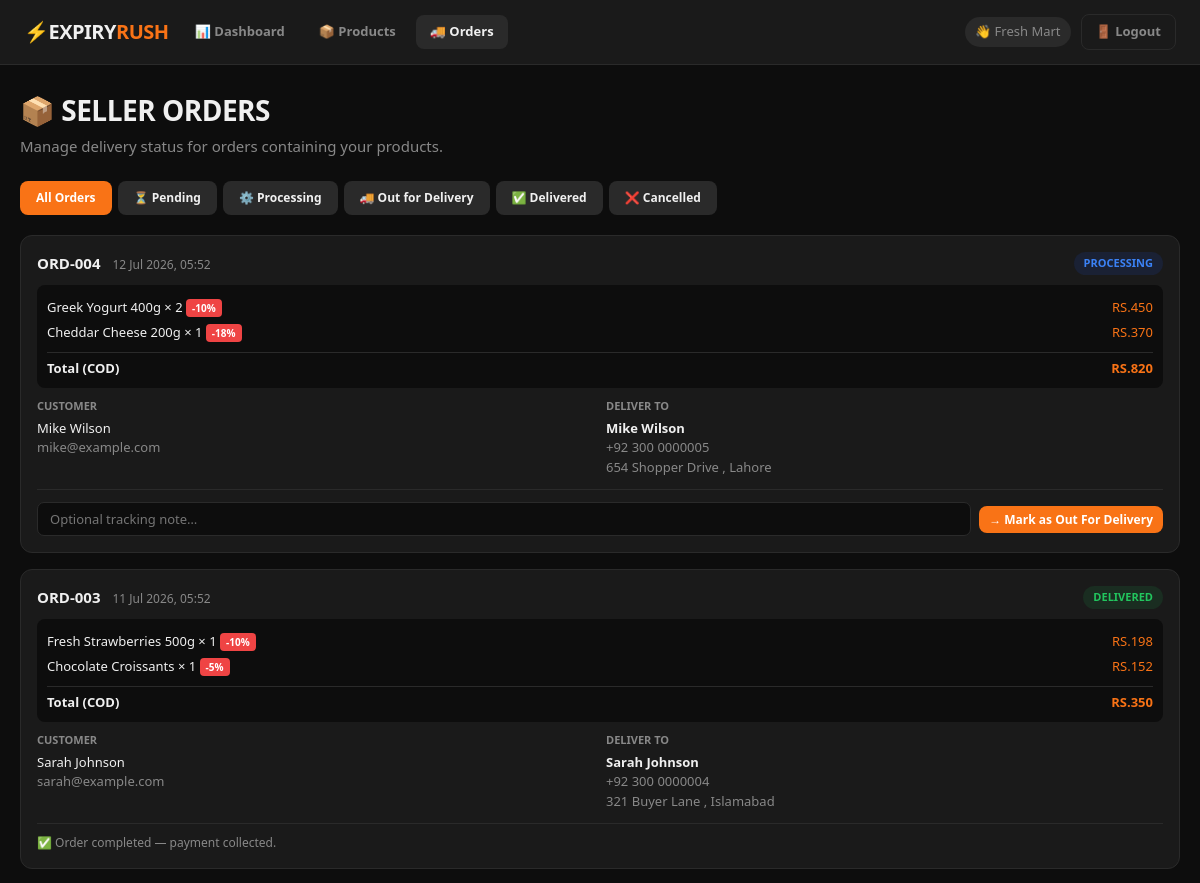
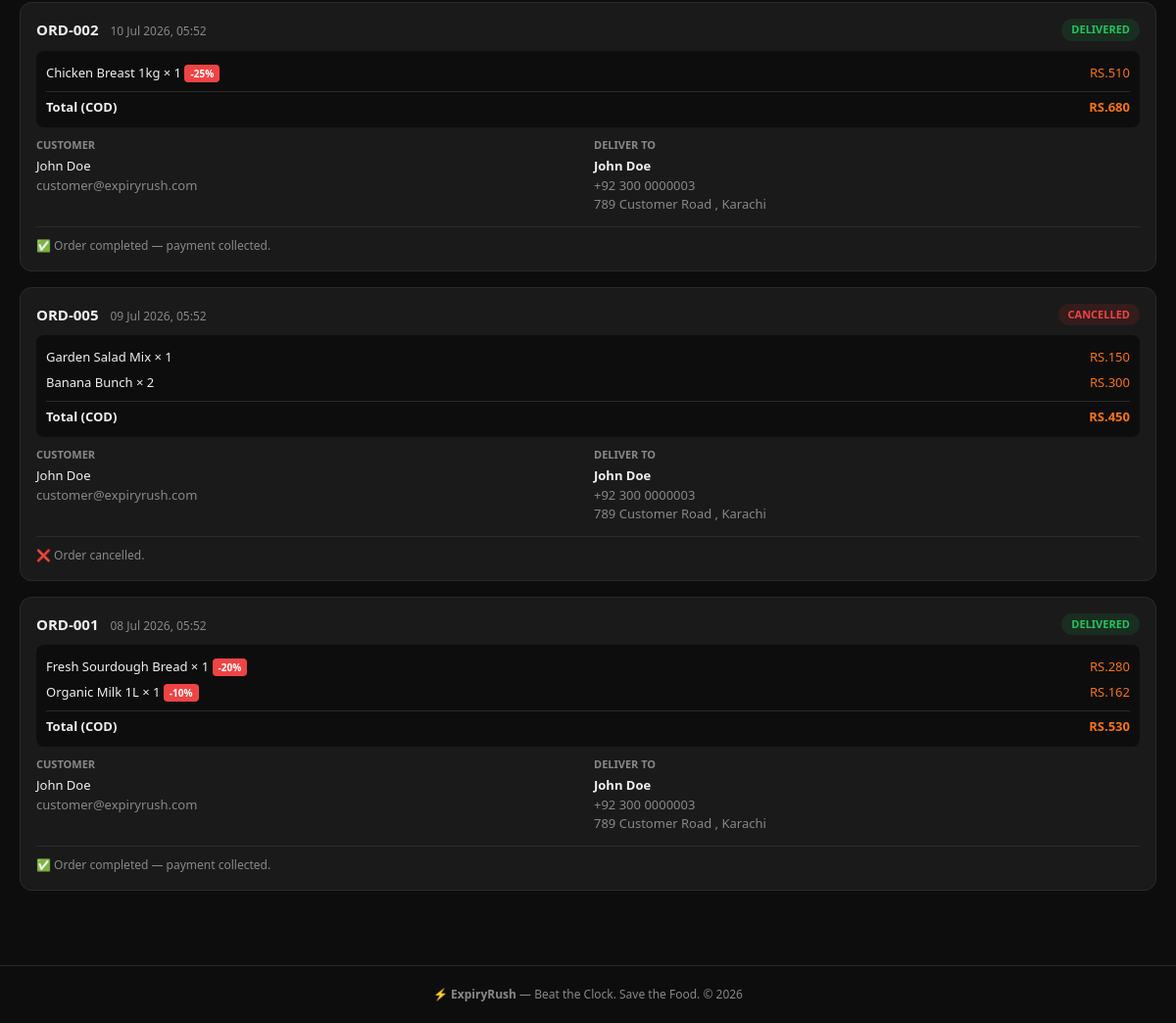
/seller_orders.php (signed in), run on the app's committed database (2 pictures, top to bottom).
### tables this page shows
CREATE TABLE orders (
    id               INT AUTO_INCREMENT PRIMARY KEY,
    customer_id      INT           NOT NULL,
    total_amount     DECIMAL(10,2) NOT NULL,
    status           ENUM('pending','processing','out_for_delivery','delivered','cancelled')
                     NOT NULL DEFAULT 'pending',
    delivery_name    VARCHAR(100)  NOT NULL DEFAULT '',
    delivery_phone   VARCHAR(20)   NOT NULL DEFAULT '',
    delivery_address VARCHAR(255)  NOT NULL DEFAULT '',
    delivery_city    VARCHAR(100)  NOT NULL DEFAULT '',
    notes            TEXT,
    created_at       DATETIME      DEFAULT NOW(),
    FOREIGN KEY (customer_id) REFERENCES users(id)
);

CREATE TABLE order_items (
    id           INT AUTO_INCREMENT PRIMARY KEY,
    order_id     INT           NOT NULL,
    product_id   INT           NOT NULL,
    product_name VARCHAR(200)  NOT NULL DEFAULT '',
    quantity     INT           NOT NULL DEFAULT 1,
    unit_price   DECIMAL(10,2) NOT NULL,
    discount_pct DECIMAL(5,2)  DEFAULT 0,
    FOREIGN KEY (order_id)   REFERENCES orders(id),
    FOREIGN KEY (product_id) REFERENCES products(id)
);

CREATE TABLE users (
    id         INT AUTO_INCREMENT PRIMARY KEY,
    name       VARCHAR(100)  NOT NULL,
    email      VARCHAR(150)  NOT NULL UNIQUE,
    password   VARCHAR(255)  NOT NULL,
    role       ENUM('customer','seller','admin') NOT NULL DEFAULT 'customer',
    phone      VARCHAR(20),
    address    TEXT,
    is_active  TINYINT(1)    NOT NULL DEFAULT 1,
    created_at DATETIME      DEFAULT NOW()
);

### helpers.php (called while the page is built, shortened)
<?php
function currentUserId(): int {
    return (int)($_SESSION['user_id'] ?? 0);
}

### db.php (called while the page is built, shortened)
<?php
if (!function_exists('e')) {
    function e(string $str = ''): string {
        return htmlspecialchars($str, ENT_QUOTES, 'UTF-8');
    }
}

### seller_orders.php (the view, shortened to what this page needs)
<?php
require_once __DIR__ . '/db.php';
require_once __DIR__ . '/helpers.php';
$uid = currentUserId();
$filterStatus = $_GET['status'] ?? 'all';
$whereStatus = '';
$orders = $conn->query("
    SELECT DISTINCT
           o.id, o.total_amount, o.status, o.created_at,
           o.delivery_name, o.delivery_phone, o.delivery_address, o.delivery_city, o.notes,
           u.name AS customer_name,
           u.email AS customer_email
    FROM   orders o
    JOIN   order_items oi ON oi.order_id = o.id
    JOIN   products p ON oi.product_id = p.id
    JOIN   users u ON o.customer_id = u.id
    WHERE  p.seller_id = {$uid} {$whereStatus}
    ORDER  BY o.created_at DESC
");
$statusOptions = [
    'all' => 'All Orders',
    'pending' => '⏳ Pending',
    'processing' => '⚙️ Processing',
    'out_for_delivery' => '🚚 Out for Delivery',
    'delivered' => '✅ Delivered',
    'cancelled' => '❌ Cancelled',
];
$nextStatus = [
    'pending' => 'processing',
    'processing' => 'out_for_delivery',
    'out_for_delivery' => 'delivered',
];
require_once __DIR__ . '/header.php';
?>
<div class="page-header">
    <h1>📦 SELLER ORDERS</h1>
    <p>Manage delivery status for orders containing your products.</p>
</div>
<div style="display:flex;gap:6px;flex-wrap:wrap;margin-bottom:20px;">
    <?php foreach ($statusOptions as $val => $label): ?>
    <a href="seller_orders.php?status=<?= $val ?>"
       class="btn <?= $filterStatus === $val ? 'btn-primary' : 'btn-secondary' ?>"
       style="font-size:12px;">
        <?= $label ?>
    </a>
    <?php endforeach; ?>
</div>
<?php if (!$orders || $orders->num_rows === 0): ?>
<div class="empty-state">
    <div class="big">📋</div>
    <p>No orders found<?= $filterStatus !== 'all' ? ' with this status' : '' ?>.</p>
</div>
<?php else: while ($o = $orders->fetch_assoc()):
    $next = $nextStatus[$o['status']] ?? null;
    $itemsQ = $conn->prepare("
        SELECT oi.product_name, oi.quantity, oi.unit_price, oi.discount_pct
        FROM   order_items oi
        JOIN   products p ON oi.product_id = p.id
        WHERE  oi.order_id = ? AND p.seller_id = ?
    ");
    $itemsQ->bind_param('ii', $o['id'], $uid);
    $itemsQ->execute();
    $itemsRes = $itemsQ->get_result();
?>
<div class="order-card" style="margin-bottom:16px;">
    <div class="order-header">
        <div>
            <span class="order-id">ORD-<?= str_pad($o['id'], 3, '0', STR_PAD_LEFT) ?></span>
            <span style="font-size:12px;color:var(--muted);margin-left:8px;">
                <?= date('d M Y, H:i', strtotime($o['created_at'])) ?>
            </span>
        </div>
        <span class="status-badge status-<?= str_replace('_', '-', e($o['status'])) ?>">
            <?= ucwords(str_replace('_', ' ', $o['status'])) ?>
        </span>
    </div>
    <div style="margin:10px 0;padding:10px;background:var(--bg);border-radius:8px;font-size:13px;">
        <?php while ($it = $itemsRes->fetch_assoc()): ?>
        <div style="display:flex;justify-content:space-between;padding:3px 0;">
            <span>
                <?= e($it['product_name']) ?> × <?= (int)$it['quantity'] ?>
                <?php if ($it['discount_pct'] > 0): ?>
                <span class="disc-badge" style="font-size:10px;vertical-align:middle;">
                    -<?= (int)$it['discount_pct'] ?>%
                </span>
                <?php endif; ?>
            </span>
            <span style="color:var(--orange);">
                RS.<?= number_format($it['unit_price'] * $it['quantity'], 0) ?>
            </span>
        </div>
        <?php endwhile; ?>
        <div style="border-top:1px solid var(--border);margin-top:6px;padding-top:6px;
                    font-weight:800;display:flex;justify-content:space-between;">
            <span>Total (COD)</span>
            <span style="color:var(--orange);">RS.<?= number_format($o['total_amount'], 0) ?></span>
        </div>
    </div>
    <div style="display:grid;grid-template-columns:1fr 1fr;gap:12px;
                font-size:13px;margin-bottom:12px;">
        <div>
            <div style="font-size:11px;color:var(--muted);font-weight:700;
                        text-transform:uppercase;margin-bottom:4px;">Customer</div>
            <div><?= e($o['customer_name']) ?></div>
            <div style="color:var(--muted);"><?= e($o['customer_email']) ?></div>
        </div>
        <div>
            <div style="font-size:11px;color:var(--muted);font-weight:700;
                        text-transform:uppercase;margin-bottom:4px;">Deliver To</div>
            <div style="font-weight:700;"><?= e($o['delivery_name']) ?></div>
            <div style="color:var(--muted);"><?= e($o['delivery_phone']) ?></div>
            <div style="color:var(--muted);">
                <?= e($o['delivery_address']) ?>
                <?= $o['delivery_city'] ? ', ' . e($o['delivery_city']) : '' ?>
            </div>
        </div>
    </div>
    <?php if ($o['status'] !== 'delivered' && $o['status'] !== 'cancelled'): ?>
    <div style="padding-top:12px;border-top:1px solid var(--border);">
        <form method="POST" action="seller_orders.php"
              style="display:flex;gap:8px;align-items:center;flex-wrap:wrap;">
            <input type="text" name="note"
                   placeholder="Optional tracking note…"
                   style="flex:1;min-width:160px;padding:7px 12px;font-size:13px;
                          border-radius:7px;background:var(--bg);
                          border:1px solid var(--border);color:var(--text);">
            <?php if ($next): ?>
            <button type="submit" name="new_status" value="<?= $next ?>"
                    class="btn btn-primary btn-sm"
                    onclick="return confirm('Mark as <?= ucwords(str_replace('_', ' ', $next)) ?>?')">
                → Mark as <?= ucwords(str_replace('_', ' ', $next)) ?>
            </button>
            <?php endif; ?>
        </form>
    </div>
    <?php else: ?>
    <div style="padding-top:10px;font-size:12px;color:var(--muted);
                border-top:1px solid var(--border);">
        <?= $o['status'] === 'delivered' ? '✅ Order completed — payment collected.' : '❌ Order cancelled.' ?>
    </div>
    <?php endif; ?>
</div>
<?php endwhile; endif; ?>
<?php require_once __DIR__ . '/footer.php'; ?>

### style.css (style rules this page uses)
:root { --bg: #0d0d0d; --card: #1a1a1a; --border: #2a2a2a; --text: #f0f0f0; --muted: #888; --orange: #f97316; --red: #ef4444; --green: #22c55e; --yellow: #eab308; --blue: #3b82f6; --radius: 12px; --shadow: 0 4px 20px rgba(0,0,0,.4); }
*, *::before, *::after { box-sizing: border-box; margin: 0; padding: 0; }
body { background: var(--bg); color: var(--text); font-family: 'Segoe UI', system-ui, sans-serif; font-size: 15px; line-height: 1.5; min-height: 100vh; }
.page-header { margin-bottom: 24px; }
.page-header h1 { font-size: 28px; font-weight: 900; letter-spacing: -0.5px; }
.page-header p { color: var(--muted); margin-top: 4px; }
.btn { display: inline-block; padding: 8px 16px; border-radius: 8px; border: none; cursor: pointer; font-size: 13px; font-weight: 700; text-decoration: none; transition: opacity .2s, transform .1s; font-family: inherit; }
.btn-primary { background: var(--orange); color: #fff; }
.btn-secondary { background: var(--border); color: var(--text); }
.btn-sm { padding: 5px 10px; font-size: 12px; }
.disc-badge { background: var(--red); color: #fff; font-size: 11px; font-weight: 800; padding: 2px 6px; border-radius: 4px; }
.order-card { background: var(--card); border: 1px solid var(--border); border-radius: var(--radius); padding: 16px; margin-bottom: 12px; }
.order-header { display: flex; justify-content: space-between; align-items: center; margin-bottom: 8px; }
.order-id { font-weight: 800; font-size: 15px; }
.status-badge { font-size: 11px; font-weight: 700; padding: 3px 10px; border-radius: 999px; text-transform: uppercase; }
.status-cancelled { background: #dc262622; color: var(--red); }
input[type=text], input[type=email], input[type=password], input[type=number], input[type=datetime-local], select, textarea { width: 100%; padding: 10px 14px; background: var(--bg); border: 1px solid var(--border); border-radius: 8px; color: var(--text); font-family: inherit; font-size: 14px; transition: border-color .2s; }
.status-processing { background: #1d4ed822; color: var(--blue); }
.status-delivered { background: #16a34a22; color: var(--green); }

### data on the page
orders: id "004", created_at "12 Jul 2026, 05:52", status "PROCESSING", total_amount "820", customer.name "Mike Wilson", customer.email "mike@example.com", delivery_name "Mike Wilson", delivery_phone "+92 300 0000005", delivery_address "654 Shopper Drive", delivery_city "Lahore", status "Out For Delivery"
order_items: product_name "Greek Yogurt 400g", quantity "2", discount_pct "10", $it['unit_price'] * $it['quantity'] "450"
order_items: product_name "Cheddar Cheese 200g", quantity "1", discount_pct "18", $it['unit_price'] * $it['quantity'] "370"
orders: id "003", created_at "11 Jul 2026, 05:52", status "DELIVERED", total_amount "350", customer.name "Sarah Johnson", customer.email "sarah@example.com", delivery_name "Sarah Johnson", delivery_phone "+92 300 0000004", delivery_address "321 Buyer Lane", delivery_city "Islamabad", shows "✅ Order completed — payment collected."
order_items: product_name "Fresh Strawberries 500g", quantity "1", discount_pct "10", $it['unit_price'] * $it['quantity'] "198"
order_items: product_name "Chocolate Croissants", quantity "1", discount_pct "5", $it['unit_price'] * $it['quantity'] "152"
orders: id "002", created_at "10 Jul 2026, 05:52", status "DELIVERED", total_amount "680", customer.name "John Doe", customer.email "customer@expiryrush.com", delivery_name "John Doe", delivery_phone "+92 300 0000003", delivery_address "789 Customer Road", delivery_city "Karachi", shows "✅ Order completed — payment collected."
order_items: product_name "Chicken Breast 1kg", quantity "1", discount_pct "25", $it['unit_price'] * $it['quantity'] "510"
orders: id "005", created_at "09 Jul 2026, 05:52", status "CANCELLED", total_amount "450", customer.name "John Doe", customer.email "customer@expiryrush.com", delivery_name "John Doe", delivery_phone "+92 300 0000003", delivery_address "789 Customer Road", delivery_city "Karachi", shows "❌ Order cancelled."
order_items: product_name "Garden Salad Mix", quantity "1", $it['unit_price'] * $it['quantity'] "150"
order_items: product_name "Banana Bunch", quantity "2", $it['unit_price'] * $it['quantity'] "300"
orders: id "001", created_at "08 Jul 2026, 05:52", status "DELIVERED", total_amount "530", customer.name "John Doe", customer.email "customer@expiryrush.com", delivery_name "John Doe", delivery_phone "+92 300 0000003", delivery_address "789 Customer Road", delivery_city "Karachi", shows "✅ Order completed — payment collected."
order_items: product_name "Fresh Sourdough Bread", quantity "1", discount_pct "20", $it['unit_price'] * $it['quantity'] "280"
order_items: product_name "Organic Milk 1L", quantity "1", discount_pct "10", $it['unit_price'] * $it['quantity'] "162"

### other printed values
$uname "Fresh Mart"
$label "All Orders"
$label "⏳ Pending"
$label "⚙️ Processing"
$label "🚚 Out for Delivery"
$label "✅ Delivered"
$label "❌ Cancelled"
